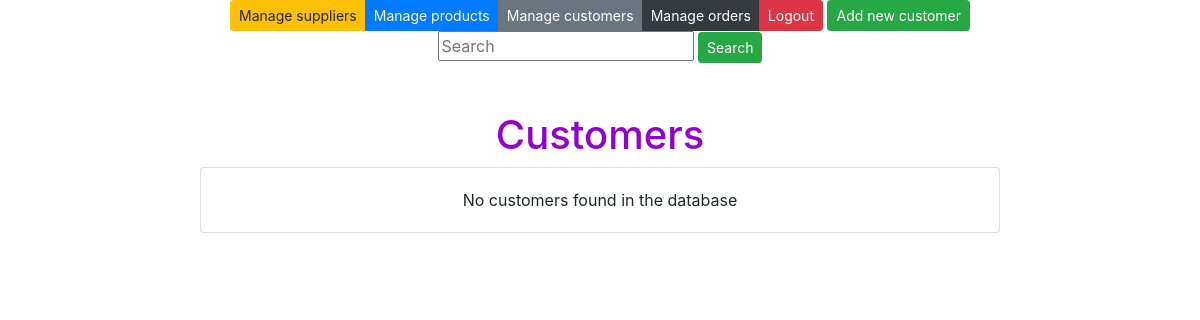
The page /customers/ (signed in) on the database as committed earlier.
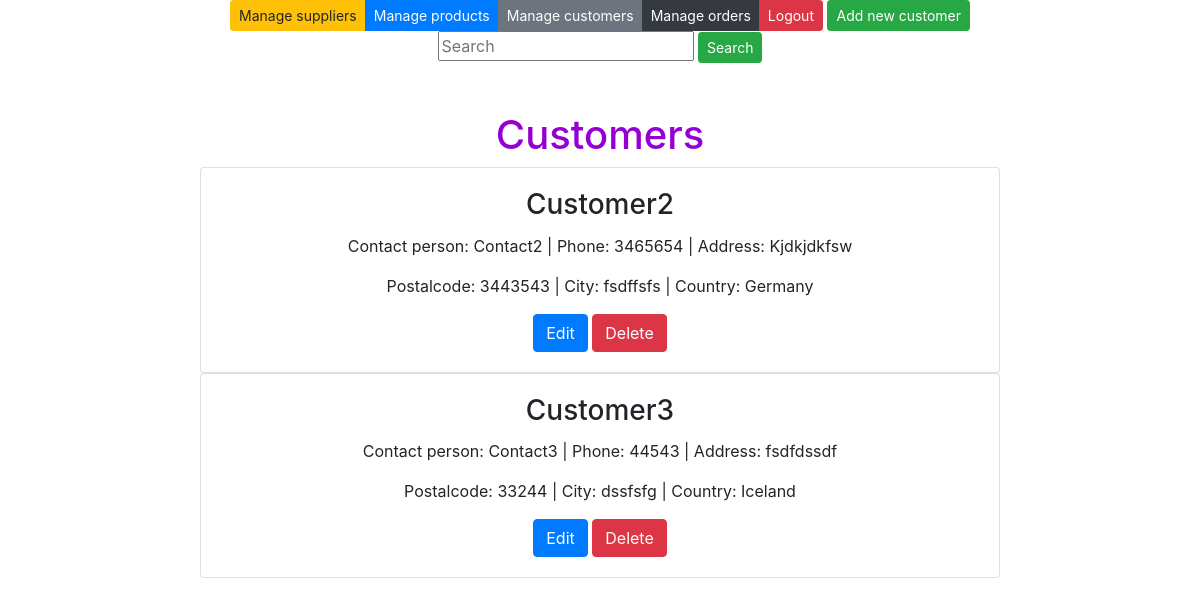
The same page on the database as committed later.
### app/models.py (models this page shows, shortened)
class Customer(models.Model):
    customer = models.CharField(max_length= 50, default="Company")
    contactname = models.CharField(max_length= 50, default="Contact")
    phone = models.CharField(max_length= 20, default="Phone")
    address = models.CharField(max_length= 100, default="Address")
    postalcode = models.CharField(max_length= 10, default="Postalcode")
    city = models.CharField(max_length= 50, default="City")
    country = models.CharField(max_length= 50, default="Country")

### app/views.py (the view)
# urls.py: path('customers/', customerlistview),
def customerlistview(request):
    if not request.user.is_authenticated:
        return render(request, 'loginpage.html')
    else:
        customerlist = Customer.objects.all()
        context = {'customers': customerlist}
        return render(request, "customerlist.html", context)

### app/templates/customerlist.html (shortened to what this page needs)
{% extends 'index.html' %}
{% block content %}
<div class="btn-group" role="group">
    <a class="btn btn-warning btn-sm" href="/suppliers">Manage suppliers</a>
    <a class="btn btn-primary btn-sm" href="/products">Manage products</a>
    <a class="btn btn-secondary btn-sm" href="/customers">Manage customers</a>
    <a class="btn btn-dark btn-sm" href="/orders">Manage orders</a>
    <a class="btn btn-danger btn-sm" href="/logout">Logout</a>
</div>
<button id="add-btn" class="btn btn-success btn-sm" onclick="showaddform()">Add new customer</button>
<form method="post" action="/search-customers/">
    <input class="card-text" class="card-text" type="text" placeholder="Search" name="search">
    <input type="submit" value="Search" class="btn btn-success btn-sm" name="">
</form>
<br />
<br />
<h1>Customers</h1>
{% for c in customers %}
<div class="card" style="width: 50rem;">
    <div class="card-body">
        <h3 class="card-title">{{c.customer}}</h3>
        <p class="card-text">Contact person: {{c.contactname}} | Phone: {{c.phone}} | Address: {{c.address}}</p>
        <p class="card-text">Postalcode: {{c.postalcode}} | City: {{c.city}} | Country: {{c.country}} </p>
        <a href="/edit-customer-get/{{c.id}}/" class="btn btn-primary">Edit</a>
        <a href="/confirm-delete-customer/{{c.id}}/" class="btn btn-danger">Delete</a>
    </div>
</div>
{% empty %}
<div class="card" style="width: 50rem;">
    <div class="card-body">
        <p class="card-text">No customers found in the database </p>
    </div>
</div>
{%endfor%}
{% endblock %}

### app/templates/index.html (shortened to what this page needs)
<!DOCTYPE html>
<html>
    <head>
        <link rel="stylesheet" href="https://stackpath.bootstrapcdn.com/bootstrap/4.5.0/css/bootstrap.min.css"
>
        <link rel="stylesheet" href="https://cdnjs.cloudflare.com/ajax/libs/font-awesome/5.11.2/css/all.min.css">
        {% load static %}
        <link rel="stylesheet" href="{% static 'style.css' %}">
    </head>
    <body>
        <div class="container">
            <center>
                {% block content %}
                {% endblock %}
            </center>
        </div>
    </body>
</html>

### app/static/style.css (style rules this page uses)
h1 { color: darkviolet }

Rows that differ between the two databases and show on the page:
added Customer: customer "Customer2", contactname "Contact2", phone "3465654", address "Kjdkjdkfsw", postalcode "3443543", city "fsdffsfs", country "Germany"
added Customer: customer "Customer3", contactname "Contact3", phone "44543", address "fsdfdssdf", postalcode "33244", city "dssfsfg", country "Iceland"
Other text that changed with them:
text no longer shown: "No customers found in the database"
